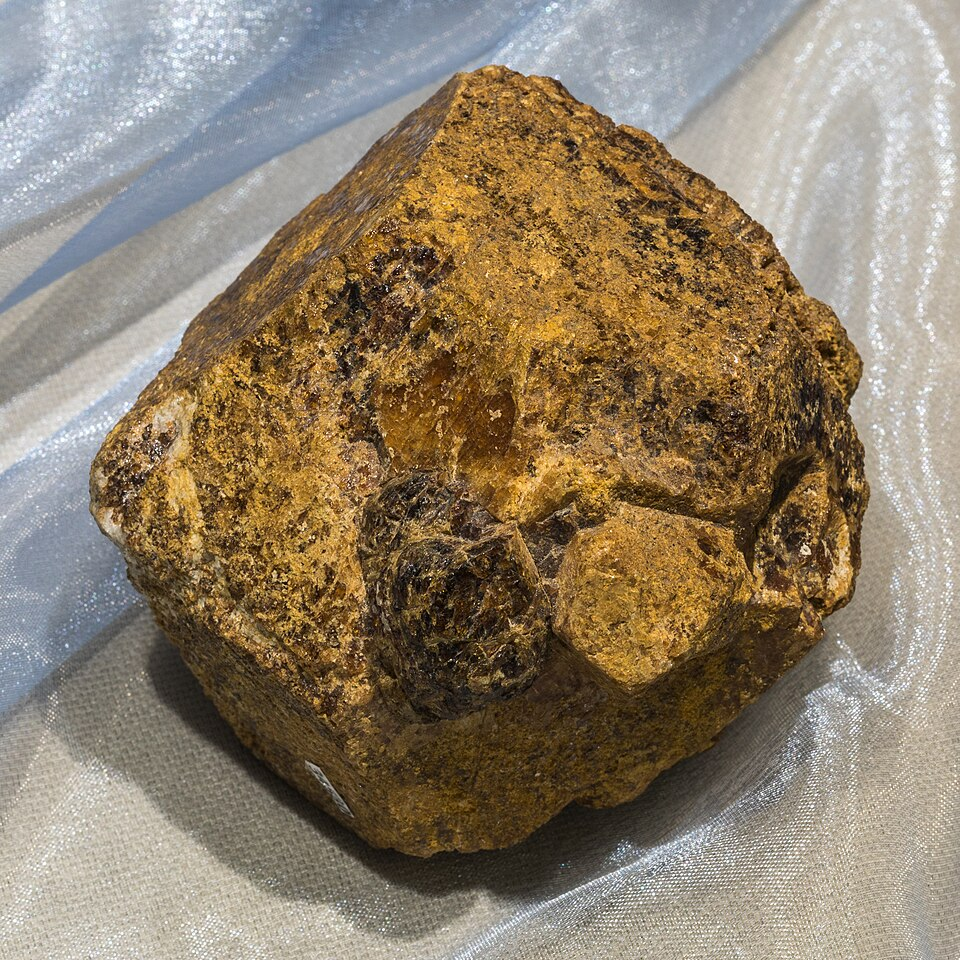
#> input picture scratch/test_dl/hessonite-garnet.jpg, 960 x 960 px, found by its file name
$ python process_two.py
#> lines starting #> are read from the running program, lines starting #| are printed output that depends on the picture
from PIL import Image
import os

def process_and_save_gem(src_path, dst_path, target_size=800, quality=88):
#> called with src_path = 'scratch/test_dl/hessonite-garnet.jpg', target_size = 800, quality = 88
    img = Image.open(src_path).convert('RGB')
#> img is the input picture: PIL image 960x960 RGB; mean R, G, B 142.5, 128, 107.1

    # If not square, place on square white canvas or crop
    w, h = img.size
#> w = 960; h = 960
    max_dim = max(w, h)
#> max_dim = 960

    # Get background color from top-left corner
    bg_color = img.getpixel((0, 0))
#> bg_color = (206, 205, 201)
    # If corner is close to white/light grey, use it or white
    if sum(bg_color) > 600:
        fill_color = (255, 255, 255)
    else:
        fill_color = bg_color

    canvas = Image.new('RGB', (max_dim, max_dim), fill_color)
#> canvas: PIL image 960x960 RGB; every value is 255
    paste_x = (max_dim - w) // 2
#> paste_x = 0
    paste_y = (max_dim - h) // 2
#> paste_y = 0
    canvas.paste(img, (paste_x, paste_y))

    # Resize to target_size
    resized = canvas.resize((target_size, target_size), Image.Resampling.LANCZOS)
    resized.save(dst_path, 'WEBP', quality=quality)
    print(f"Saved {dst_path}: size={target_size}x{target_size}, bytes={os.path.getsize(dst_path)}")

process_and_save_gem('scratch/test_dl/hessonite-garnet.jpg', 'frontend/public/images/stones/hessonite-garnet.webp')
process_and_save_gem('scratch/test_dl/obsidian-snowflake.jpg', 'frontend/public/images/stones/obsidian-snowflake.webp')
#> call 2 of process_and_save_gem, with src_path = 'scratch/test_dl/obsidian-snowflake.jpg', target_size = 800, quality = 88
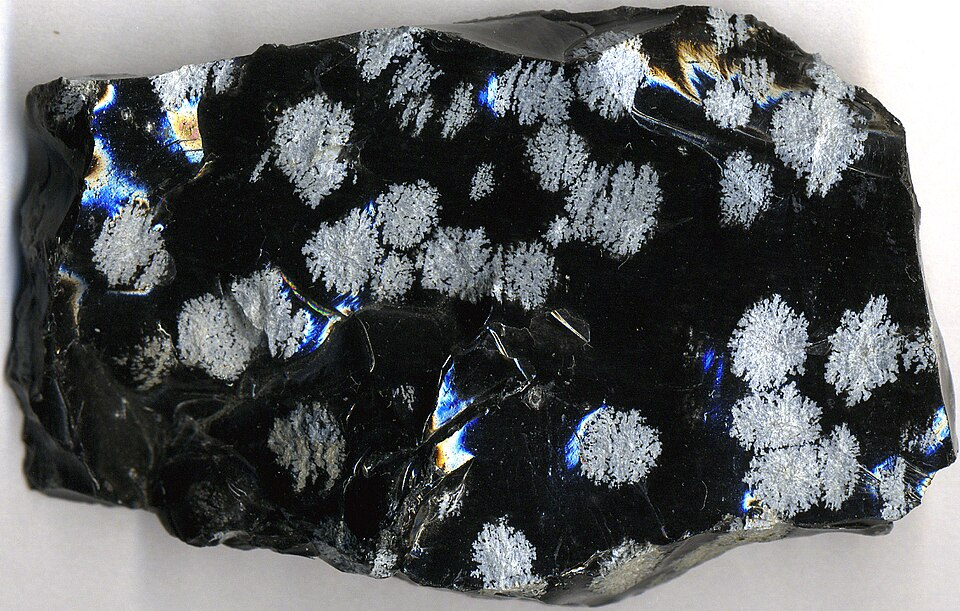
#> input picture scratch/test_dl/obsidian-snowflake.jpg, 960 x 611 px, found by its file name
#> in process_and_save_gem, img is the input picture: PIL image 960x611 RGB; mean R, G, B 90, 92.7, 94.1
#> in process_and_save_gem (call 2), `bg_color = img.getpixel((0, 0))`: bg_color = (255, 255, 250)
#> in process_and_save_gem (call 2), `canvas.paste(img, (paste_x, paste_y))`:
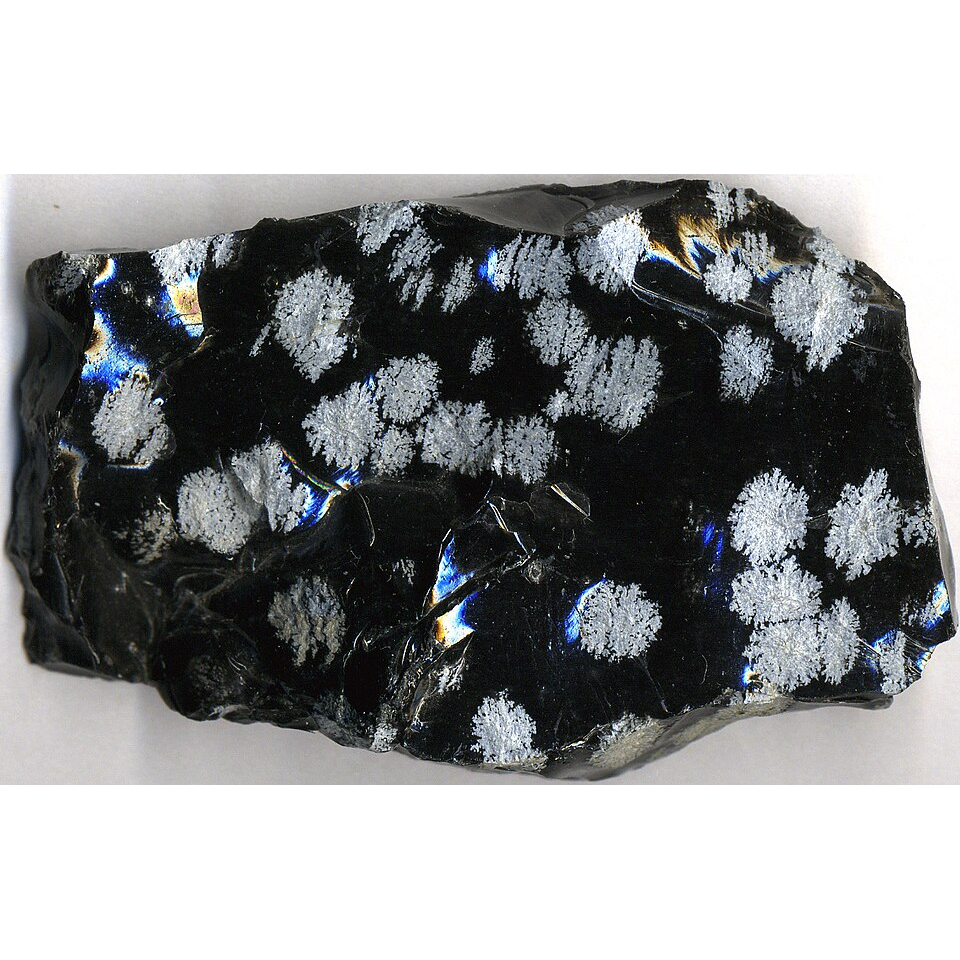
#> canvas: PIL image 960x960 RGB; mean R, G, B 150, 151.7, 152.6
